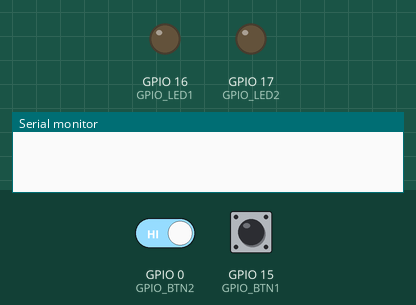
Simulated run of this program. Board: ESP32-S3. On the bench: output pins drawn as LEDs (lit = HIGH), the last lines printed to the serial monitor. Dashed ring = blinking. The test bench sets the inputs (shaded band); at power-on: GPIO 0 (GPIO_BTN2) HIGH, GPIO 15 (GPIO_BTN1) HIGH.

Above: at 2.2 s.
2.3 s: GPIO 0 (GPIO_BTN2) driven LOW and GPIO 15 (GPIO_BTN1) driven LOW
At 2.56 s:
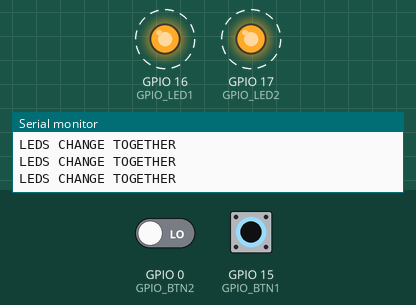
5.3 s: GPIO 0 (GPIO_BTN2) driven HIGH
At 5.3 s:
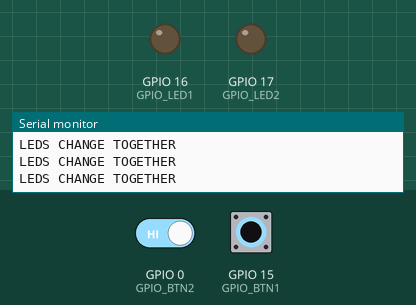
6.8 s: GPIO 15 (GPIO_BTN1) pulsed HIGH 5 times (0.12 s each, 0.3 s apart)
At 8.5 s:
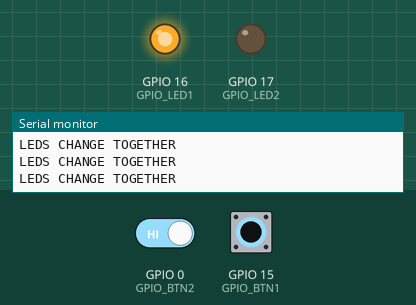
11.3 s: GPIO 0 (GPIO_BTN2) driven LOW
14.3 s: GPIO 15 (GPIO_BTN1) driven HIGH
At 15.6 s:
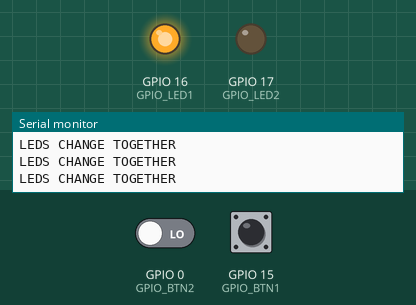
Timing chart, 0 to 16.8 s (numbered marks = the images above; inputs shaded):
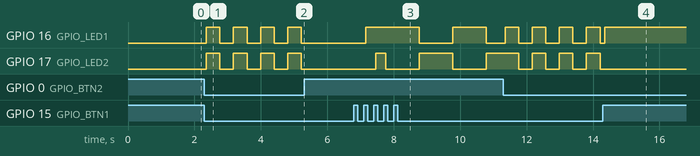

The program:

main.cpp
```cpp
#include <Arduino.h>

#define GPIO_LED1 16
#define GPIO_LED2 17

#define GPIO_BTN1 15
#define GPIO_BTN1_NAME "GPIO 15"

#define GPIO_BTN2 0
#define GPIO_BTN2_NAME "GPIO 0 (BOOT)"

#define DEBOUNCE_TIMEOUT 10
#define POLL_TIME 10
#define STABLE_READ 50

#define LED1_BIT 1
#define LED2_BIT 2

#define LEDS_MAX_TIME 2000

#define COUNT_OF(arr) (sizeof(arr) / sizeof((arr)[0]))

typedef enum {
  BTN1_RELEASED,
  BTN12_PRESSED,
  // BTN1_LONGPRESSED,
  BTN2_RELEASED,
  // BTN2_LONGPRESSED,
} Event_t;

typedef enum {
  LEDS_OFF,
  LEDS_ON,
  LED1_ON_ONLY,
  LED2_ON_ONLY,
  LEDS_CHANGE,
  LEDS_CHANGE_TOGETHER
} LedsMode_t;

struct {
  int speed = 1;
  LedsMode_t mode = LEDS_OFF;
  int pins[2] = {GPIO_LED1, GPIO_LED2};

  unsigned long lastChangeAt = 0;
  int lastChangeState = 0;
  int lead = 0;
} ledsConfig;

struct btnTracker_t {
  unsigned long firstRead = 0;
  bool v = false;
  bool stable = true;
  bool handled = true;
  int pin;
};

btnTracker_t btn1, btn2;

btnTracker_t* btnTrackers[2];


bool debounced(volatile unsigned long* lastTime) {
  unsigned long ms = millis();

  if ((ms - *lastTime) > DEBOUNCE_TIMEOUT) {
    *lastTime = ms;
    return true;
  }

  return false;
}

volatile bool btn1Changed = false;
volatile bool btn2Changed = false;
volatile unsigned long btn1ChangedDb = 0;
volatile unsigned long btn2ChangedDb = 0;

void btn1Change(){ if (debounced(&btn1ChangedDb)) { btn1Changed = true; } }
void btn2Change(){ if (debounced(&btn2ChangedDb)) { btn2Changed = true; } }

void setup() {
  Serial.begin(115200);
  delay(1000);

  pinMode(GPIO_BTN1, INPUT_PULLUP);
  pinMode(GPIO_LED1, OUTPUT);
  pinMode(GPIO_LED2, OUTPUT);

  btn1.pin = GPIO_BTN1;
  btn2.pin = GPIO_BTN2;

  btnTrackers[0] = &btn1;
  btnTrackers[1] = &btn2;

  attachInterrupt(digitalPinToInterrupt(GPIO_BTN1), btn1Change, CHANGE);
  attachInterrupt(digitalPinToInterrupt(GPIO_BTN2), btn2Change, CHANGE);
}

int clamp(int a, int v, int b) {
  return v < a ? a : (v > b ? b : v);
}

void setLeds(bool led1, bool led2) {
  digitalWrite(GPIO_LED1, led1 ? HIGH : LOW);
  digitalWrite(GPIO_LED2, led2 ? HIGH : LOW);
}

void handleLedsMode(){
  unsigned long ms = millis();

  switch (ledsConfig.mode) {
    case LEDS_OFF:
      // Serial.println("LEDS OFF");
      setLeds(false, false);
      break;

    case LEDS_ON:
      // Serial.println("LEDS ON");
      setLeds(true, true);
      break;

    case LED1_ON_ONLY:
      // Serial.println("LEDS LED 1 ONLY");
      setLeds(true, false);
      break;

    case LED2_ON_ONLY:
      // Serial.println("LEDS LED 2 ONLY");
      setLeds(false, true);
      break;

    case LEDS_CHANGE_TOGETHER:
      Serial.println("LEDS CHANGE TOGETHER");
      if ((ms - ledsConfig.lastChangeAt) > LEDS_MAX_TIME / (5 * clamp(1, ledsConfig.speed, 10))) {

        if (ledsConfig.lastChangeState % 2 == 0) {
          setLeds(true, true);
        } else {
          setLeds(false, false);
        }

        ledsConfig.lastChangeState++;
        ledsConfig.lastChangeAt = ms;
      }
      break;

    case LEDS_CHANGE:
      // Serial.println("LEDS CHANGE");
      if ((ms - ledsConfig.lastChangeAt) > LEDS_MAX_TIME / (2 * clamp(1, ledsConfig.speed, 10))) {

        if (ledsConfig.lastChangeState % 2 == 0) {
          setLeds(true, false);
        } else {
          setLeds(false, true);
        }

        ledsConfig.lastChangeState++;
        ledsConfig.lastChangeAt = ms;
      }
      break;
  }
}

void led1Lead() {
  if (ledsConfig.lead != 1) {
    ledsConfig.lead = 1;
    ledsConfig.mode = LEDS_OFF;
    return;
  }

  switch(ledsConfig.mode) {
    case LEDS_CHANGE_TOGETHER:
    case LED2_ON_ONLY:
    case LEDS_OFF:
      ledsConfig.mode = LED1_ON_ONLY;
      break;

    case LED1_ON_ONLY:
      ledsConfig.mode = LEDS_ON;
      break;

    case LEDS_CHANGE:
      ledsConfig.speed++;
      break;

    case LEDS_ON:
      ledsConfig.speed = 0;
      ledsConfig.mode = LEDS_CHANGE;
      break;
  }
}

void led2Lead() {
  if (ledsConfig.lead != 2) {
    ledsConfig.lead = 2;
    ledsConfig.mode = LEDS_OFF;
    return;
  }

  switch(ledsConfig.mode) {
    case LEDS_CHANGE_TOGETHER:
    case LED1_ON_ONLY:
    case LEDS_OFF:
      ledsConfig.mode = LED2_ON_ONLY;
      break;

    case LED2_ON_ONLY:
      ledsConfig.mode = LEDS_ON;
      break;

    case LEDS_CHANGE:
      ledsConfig.speed++;
      break;

    case LEDS_ON:
      ledsConfig.speed = 0;
      ledsConfig.mode = LEDS_CHANGE;
      break;
  }
}

void ledsChangeTogether() {
  if (ledsConfig.mode == LEDS_CHANGE_TOGETHER) {
    ledsConfig.speed++;
  } else {
    ledsConfig.speed = 0;
    ledsConfig.mode = LEDS_CHANGE_TOGETHER;
  }
}

void handleEvent(Event_t e) {
  switch (e) {
    case BTN1_RELEASED:
      // Serial.println("btn1 released");
      led1Lead();
      break;

    case BTN2_RELEASED:
      // Serial.println("btn2 released");
      led2Lead();
      break;

    case BTN12_PRESSED:
      ledsChangeTogether();
      break;
  }
}

void trackBtn(btnTracker_t* t) {
  bool v = digitalRead(t->pin) == LOW ? true : false;
  unsigned long ms = millis();

  if ((t->firstRead > 0)
      && (t->v == v)
      && ((ms - t->firstRead) > STABLE_READ)) {
      // Serial.printf("BTN PIN: %d v=%d stable \n", t->pin, v);
    t->stable = true;
  } else if ((t->firstRead == 0) || t->v != v) {
    // if (t->firstRead == 0) {
    //   Serial.printf("BTN PIN: %d v=%d firstRead: %lu \n", t->pin, v, ms);
    // } else {
    //   Serial.printf("BTN PIN: %d unstable \n", t->pin);
    // }
    t->firstRead = ms;
    t->v = v;
    t->stable = false;
  }
}

void resetBtn(btnTracker_t* t) {
  t->handled = false;
  t->stable = false;
  t->firstRead = 0;
}

void handleInputs() {
  if (btn1Changed) {
    btn1Changed = false;
    resetBtn(btnTrackers[0]);
  }

  if (btn2Changed) {
    btn2Changed = false;
    resetBtn(btnTrackers[1]);
  }

  for (int i = 0; i < COUNT_OF(btnTrackers); i++) {
    if (!btnTrackers[i]->stable) {
      trackBtn(btnTrackers[i]);
    }
  }

  if (!btnTrackers[0]->handled && btnTrackers[0]->stable && btnTrackers[0]->v == true
      && !btnTrackers[1]->handled && btnTrackers[1]->stable && btnTrackers[1]->v == true) {
    handleEvent(BTN12_PRESSED);
    btnTrackers[0]->handled = true;
    btnTrackers[1]->handled = true;
  }

  if (!btnTrackers[0]->handled && btnTrackers[0]->stable && btnTrackers[0]->v == false) {
    handleEvent(BTN1_RELEASED);
    btnTrackers[0]->handled = true;
  }

  if (!btnTrackers[1]->handled && btnTrackers[1]->stable && btnTrackers[1]->v == false) {
    handleEvent(BTN2_RELEASED);
    btnTrackers[1]->handled = true;
  }
}

void loop() {
  handleInputs();
  handleLedsMode();

  delay(POLL_TIME);
}
```

Measured:
- after the input at 2.3 s, GPIO 16 (GPIO_LED1), GPIO 17 (GPIO_LED2): alternates HIGH for 0.41 s and LOW for 0.41 s, starting after 0.06 s
- after the input at 5.3 s, GPIO 16 (GPIO_LED1), GPIO 17 (GPIO_LED2): stays LOW (without the input it goes to HIGH after 0.32 s)
- after the input at 6.8 s, GPIO 16 (GPIO_LED1): LOW → HIGH after 0.36 s, → LOW 1.6 s later, → HIGH 1.0 s later, → LOW 1.0 s later; GPIO 17 (GPIO_LED2): goes HIGH 0.31 s, LOW 1.0 s, HIGH 1.0 s, LOW 1.0 s, then HIGH, starting after 0.65 s
- after the input at 14.3 s, GPIO 17 (GPIO_LED2): stops changing and stays LOW
